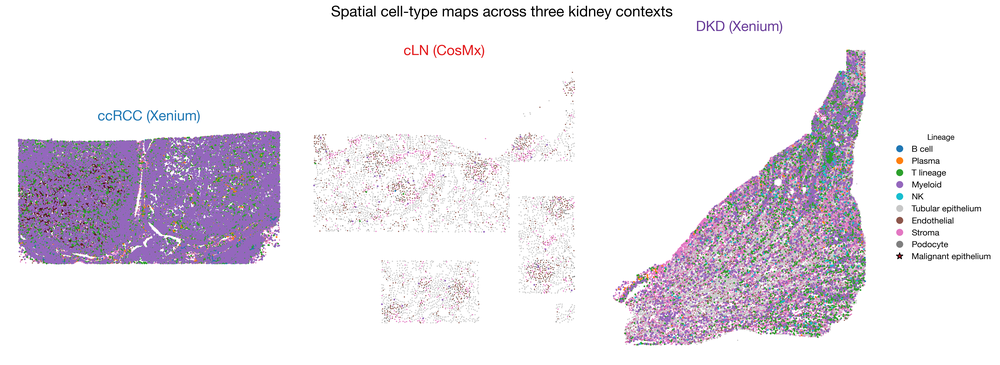
#> input picture presentation/figures/A1.png, 1000 x 365 px, shrunk from 5350 x 1955 before the run, found by its file name; its folder holds 4 pictures in this run
$ python make_index.py
#> lines starting #> are read from the running program, lines starting #| are printed output that depends on the picture
### presentation/figures/figstyle.py
#!/usr/bin/env python
"""
figstyle.py — shared slide-grade style for the spatial-kidney presentation figures.
Every figure imports this. Pure science: scientific labels only. Colorblind-safe palettes
reused from the analysis scripts (dataset identity + lineage). 300 DPI, PNG + SVG.
"""
import os
import matplotlib; matplotlib.use("Agg")
import matplotlib.pyplot as plt
from matplotlib.lines import Line2D

REPO="/Users/danie/ClaudeCode/pilot_analyses/xenium"
OUT=os.path.join(REPO,"presentation/figures"); os.makedirs(OUT,exist_ok=True)

# ---- locked DATASET identity palette (reused: RCC blue / PRCC green / cLN red / DKD purple) ----
DATASET={"RCC":"#1F78B4","PRCC":"#33A02C","cLN":"#E31A1C","DKD":"#6A3D9A"}
DATASET_LONG={"RCC":"ccRCC (Xenium)","PRCC":"pRCC (Xenium)","cLN":"cLN (CosMx)","DKD":"DKD (Xenium)"}

# ---- lineage palette (common harmonized scheme; colorblind-safe) ----
LINEAGE={
 "B":"#1f77b4","Plasma":"#ff7f0e","Myeloid":"#9467bd","T_lineage":"#2ca02c","NK":"#17becf",
 "Tubular_epi":"#c7c7c7","Endothelial":"#8c564b","Stroma":"#e377c2","Podocyte":"#7f7f7f",
 "Malignant_epi":"#b2182b"}
LINEAGE_LABEL={"B":"B cell","Plasma":"Plasma","Myeloid":"Myeloid","T_lineage":"T lineage",
 "NK":"NK","Tubular_epi":"Tubular epithelium","Endothelial":"Endothelial","Stroma":"Stroma",
 "Podocyte":"Podocyte","Malignant_epi":"Malignant epithelium"}
# malignant epithelium gets a consistent DISTINCT marker style wherever it appears
MALIGNANT_STYLE=dict(marker="*", edgecolor="black", linewidth=0.2)

# ---- subtype/marker accents (used in aggregate overlays / swarms) ----
ACCENT={"Treg":"#d62728","CD8eff":"#2ca02c","cytotoxic":"#2ca02c","B":"#1f77b4",
        "Plasma":"#ff7f0e","mregDC":"#9467bd","injured":"#8c510a"}
# per-marker sequential colormaps for intensity renders (consistent across B1)
MARKER_CMAP={"MS4A1":"Blues","MZB1":"Oranges","FOXP3":"Reds","CD8A":"Greens",
             "GZMB":"YlGn","CD3E":"Purples"}
MARKER_LINEAGE={"MS4A1":"B cell","MZB1":"Plasma","FOXP3":"Treg","CD8A":"Cytotoxic CD8",
                "GZMB":"Cytotoxic (GZMB)","CD3E":"T lineage"}

# ---- slide-grade rcParams ----
def apply():
    plt.rcParams.update({
        "figure.dpi":120, "savefig.dpi":300, "figure.facecolor":"white", "savefig.facecolor":"white",
        "font.family":"sans-serif",
        "font.sans-serif":["Helvetica Neue","Helvetica","Arial","DejaVu Sans"],
        "axes.titlesize":18, "axes.labelsize":14, "xtick.labelsize":12, "ytick.labelsize":12,
        "legend.fontsize":11, "axes.titleweight":"bold",
        "axes.spines.top":False, "axes.spines.right":False,
        "axes.linewidth":1.0, "axes.edgecolor":"#444444",
        "figure.titlesize":19, "figure.titleweight":"bold",
        "svg.fonttype":"none",
    })
apply()

# ---- helpers ----
# [24 lines left out: functions save_fig, zeroline, lineage_legend, not called in this run]

# ---- harmonization maps (reused from analysis/interaction_map) ----
RCC_LINEAGE={
 "Tumor_RCC":"Malignant_epi","Proximal_tubule":"Tubular_epi","Intercalated":"Tubular_epi",
 "Endothelial":"Endothelial","Stroma_mural":"Stroma","Fibroblast":"Stroma",
 "Naive B cells":"B","Switched memory B cells":"B","Plasmablasts":"Plasma",
 "Effector memory CD8 T cells":"T_lineage","CD8_T":"T_lineage","T regulatory cells":"T_lineage",
 "CCR7+ T (naive/CM)":"T_lineage","Natural killer cells":"NK",
 "Intermediate monocytes":"Myeloid","Classical monocytes":"Myeloid","myeloid/DC":"Myeloid",
 "Myeloid dendritic cells":"Myeloid","mregDC":"Myeloid","Plasmacytoid dendritic cells":"Myeloid"}
CLN_LINEAGE={
 "PCT":"Tubular_epi","Connecting.tubule":"Tubular_epi","Thick.ascending.limb.of.Loop.of.Henle":"Tubular_epi",
 "Type.A.intercalated.cell":"Tubular_epi","Type.B.intercalated.cell":"Tubular_epi","Principal.cell":"Tubular_epi",
 "Pelvic.epithelium":"Tubular_epi","Epithelial.progenitor.cell":"Tubular_epi","Indistinct.intercalated.cell":"Tubular_epi",
 "Transitional.urothelium":"Tubular_epi","Parietal.epithelium":"Tubular_epi",
 "Ascending.vasa.recta.endothelium":"Endothelial","Peritubular.capillary.endothelium.1":"Endothelial",
 "Peritubular.capillary.endothelium.2":"Endothelial","Glomerular.endothelium":"Endothelial",
 "Descending.vasa.recta.endothelium":"Endothelial",
 "Fibroblast":"Stroma","Myofibroblast":"Stroma","Vascular.pericyte":"Stroma","Mesangial.cell":"Stroma",
 "Podocyte":"Podocyte","B-cell":"B","plasmablast":"Plasma",
 "macrophage":"Myeloid","monocyte":"Myeloid","mDC":"Myeloid","pDC":"Myeloid",
 "Treg":"T_lineage","T CD8 memory":"T_lineage","T CD8 naive":"T_lineage","T CD4 memory":"T_lineage","T CD4 naive":"T_lineage",
 "NK":"NK"}
DKD_NONIMM={"PT":"Tubular_epi","TAL":"Tubular_epi","PC":"Tubular_epi","CNT":"Tubular_epi","DCT":"Tubular_epi",
 "IC A":"Tubular_epi","IC B":"Tubular_epi","DTL_ATL":"Tubular_epi","PEC":"Tubular_epi","iPT":"Tubular_epi","iTAL":"Tubular_epi",
 "EC_Peritub":"Endothelial","EC_glom":"Endothelial","EC_DVR":"Endothelial","EC_Lymph":"Endothelial",
 "Fibroblast":"Stroma","VSMC":"Stroma","MC1":"Stroma","Podo":"Podocyte"}
DKD_IMMUNE={"B":"B","Plasma":"Plasma","Macro":"Myeloid","cDC":"Myeloid","pDC":"Myeloid",
 "CD4+":"T_lineage","CD8+":"T_lineage","NK":"NK"}
LINEAGE_ORDER=["B","Plasma","T_lineage","Myeloid","NK","Tubular_epi","Endothelial","Stroma","Podocyte","Malignant_epi"]

# [3 lines that do not run on import are left out]

### presentation/figures/make_index.py
#!/usr/bin/env python
"""make_index.py — INDEX.md (talk order + captions) + contact-sheet montage of all figures."""
import os, matplotlib; matplotlib.use("Agg")
import matplotlib.pyplot as plt, matplotlib.image as mpimg
import figstyle as fs
OUT=fs.OUT

# talk order (SPEC §7) with one-line scientific captions
TALK=[
 ("A1","Spatial cell-type maps (ccRCC, cLN, DKD): orient the audience in each tissue."),
 ("A3","CD4/CD8 subtype is measured on Xenium but imputed on CosMx (CD4 AUROC≈0.5)."),
 ("B2","cLN: ambient CD3 mis-assigned to epithelium (~35% epithelial CD3+, ~2.3× T-vs-epi)."),
 ("B3","Usability gate: which markers clear vs fail the ambient floor (BAFF/APRIL, fibroEMT fail)."),
 ("B1","★ Aggregate marker overlays: Treg-around/cytotoxic-excluded (ccRCC) vs cytotoxic-mixed (DKD)."),
 ("C1","DBSCAN B-cell density aggregates delineated over tissue (ccRCC, DKD)."),
 ("C2","Per-aggregate Treg vs effector-CD8 enrichment: ccRCC vs DKD."),
 ("C3","★ Burden-corrected differential (HEADLINE): Treg-over-cytotoxic bias is tumor-specific."),
 ("C4","Count-pooled radial profile: Treg flat across rings, mild cytotoxic-core gradient (no collar)."),
 ("C5","Comparative non-immune×immune neighborhood enrichment; absolute z=geometry, biology=differential."),
 ("D1","Conserved B/plasma scaffold with context-specific immune wiring (schematic)."),
 ("D2","Platform capability matrix: what each panel can and cannot establish."),
 ("A2","cLN CosMx immune typing benchmark (InSituType recall/precision vs author labels)."),
 ("B4","DKD injured-PT program elevated near B-aggregates (Δz +0.13, 6/9 sections, p=0.038)."),
]

# INDEX.md
lines=["# Presentation figures — talk order & captions\n",
 "Pure-science figures for the spatial-kidney work. Hero (★) = B1, C3. PNG@300 + SVG per ID.\n",
 "**Take-home:** rigor/platform first, then biology as proof — a conserved B/plasma scaffold acquires "
 "context-specific wiring: immunoregulatory (Treg-in/cytotoxic-out) in tumor, ABSENT in non-malignant disease.\n",
 "## Talk order"]
groups=[("1",["A1"]),("2",["A3","B2","B3"]),("3",["B1","C1","C2"]),("4",["C3","C4"]),
        ("5",["C5"]),("6",["D1"]),("7 (+caveats)",["D2"])]
cap={k:v for k,v in TALK}
for g,ids in groups:
    lines.append(f"\n**Block {g}**")
    for i in ids: lines.append(f"- **{i}** — {cap.get(i,'')}")
lines.append("\n## Supporting (referenced as needed)")
for i in ["A2","B4"]: lines.append(f"- **{i}** — {cap.get(i,'')}")
lines.append("\n## Caveats baked into the figures")
lines+=["- cLN T-lineage UNRELIABLE (35% CD3 contamination) — excluded from conserved-T claims.",
 "- ccRCC stroma–immune inversion in C5 is PROVISIONAL (not tile-verified).",
 "- B-aggregate niches are associational/colocalization, not communication or causation.",
 "- No patient column for DKD (donor clustering uncontrolled); RCC epithelium is malignant (separate).",
 "- D1 is a programmatic schematic — may want manual vector polish."]
open(os.path.join(OUT,"INDEX.md"),"w").write("\n".join(lines))
print("wrote INDEX.md")

# contact sheet montage in talk order
order=[i for _,ids in groups for i in ids]+["A2","B4"]
n=len(order); ncol=4; nrow=(n+ncol-1)//ncol
fig,axes=plt.subplots(nrow,ncol,figsize=(4*ncol,3*nrow))
for ax,fid in zip(axes.ravel(),order):
    p=os.path.join(OUT,f"{fid}.png")
    if os.path.exists(p):
        cp=cap.get(fid,'').replace("★","*")[:46]
        ax.imshow(mpimg.imread(p)); ax.set_title(f"{fid}  {cp}",fontsize=8)
    ax.axis("off")
for ax in axes.ravel()[n:]: ax.axis("off")
#> this loop made 2 passes
fig.suptitle("Spatial-kidney presentation — contact sheet (talk order)",fontsize=16,fontweight="bold")
fig.tight_layout(); fig.savefig(os.path.join(OUT,"CONTACT_SHEET.png"),dpi=150,bbox_inches="tight"); plt.close(fig)
#> after `fig.tight_layout()`:
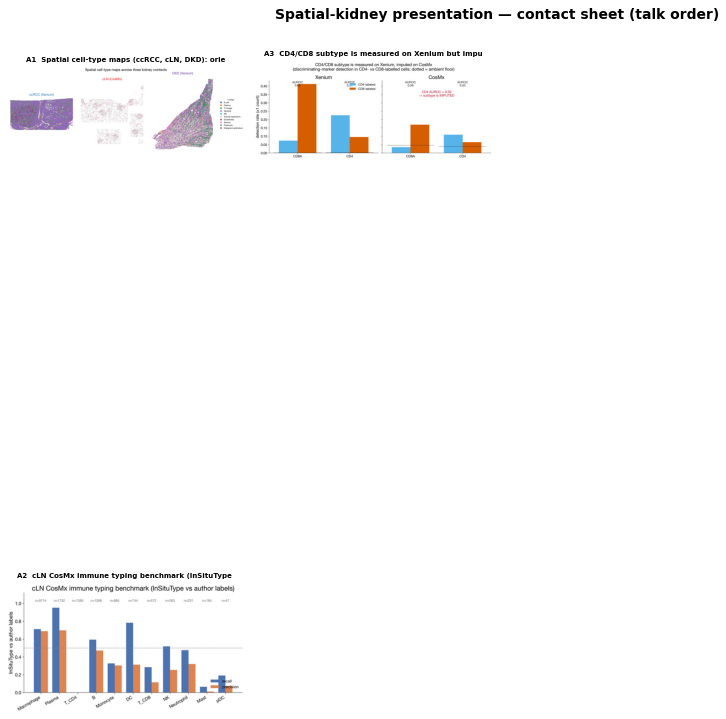
#> figure drawn by matplotlib, 3 panels
print("wrote CONTACT_SHEET.png")
print("== index done ==")
